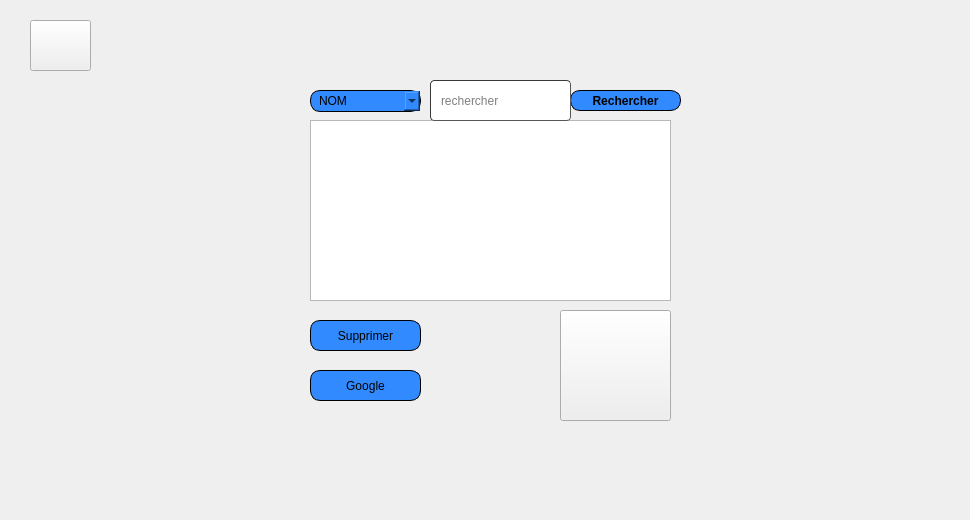
       <widget class="QWidget" name="page_14">
        <widget class="QLabel" name="label_42">
         <property name="geometry">
          <rect>
           <x>0</x>
           <y>10</y>
           <width>961</width>
           <height>501</height>
          </rect>
         </property>
         <property name="text">
          <string/>
         </property>
         <property name="pixmap">
          <pixmap resource="qt.qrc">:/new/prefix1/icons/haya.png</pixmap>
         </property>
        </widget>
        <widget class="QLabel" name="label_43">
         <property name="geometry">
          <rect>
           <x>270</x>
           <y>60</y>
           <width>441</width>
           <height>371</height>
          </rect>
         </property>
         <property name="text">
          <string/>
         </property>
         <property name="pixmap">
          <pixmap resource="qt.qrc">:/new/prefix1/icons/imf.jpg</pixmap>
         </property>
        </widget>
        <widget class="QTableView" name="tableView_c">
         <property name="geometry">
          <rect>
           <x>310</x>
           <y>120</y>
           <width>361</width>
           <height>181</height>
          </rect>
         </property>
         <property name="styleSheet">
          <string notr="true"/>
         </property>
        </widget>
        <widget class="QComboBox" name="tri_c">
         <property name="geometry">
          <rect>
           <x>310</x>
           <y>90</y>
           <width>111</width>
           <height>22</height>
          </rect>
         </property>
         <property name="styleSheet">
          <string notr="true">	border: 1px solid black;
border-radius: 10px;
padding: 0 8px;
background: #318aff;
font: bold, &quot;Arial&quot;;;
text-align:center;
</string>
         </property>
         <item>
          <property name="text">
           <string>NOM</string>
          </property>
         </item>
         <item>
          <property name="text">
           <string>id</string>
          </property>
         </item>
         <item>
          <property name="text">
           <string/>
          </property>
         </item>
        </widget>
        <widget class="QPushButton" name="search_c">
         <property name="geometry">
          <rect>
           <x>570</x>
           <y>90</y>
           <width>111</width>
           <height>21</height>
          </rect>
         </property>
         <property name="font">
          <font>
           <family>Arial</family>
           <pointsize>9</pointsize>
           <weight>75</weight>
           <italic>false</italic>
           <bold>true</bold>
          </font>
         </property>
         <property name="styleSheet">
          <string notr="true">	border: 1px solid black;
border-radius: 10px;
padding: 0 8px;
background: #318aff;
font: bold, &quot;Arial&quot;;;
text-align:center;
</string>
         </property>
         <property name="text">
          <string>Rechercher</string>
         </property>
         <property name="icon">
          <iconset resource="qt.qrc">
           <normaloff>:/new/prefix1/icons/AP.png</normaloff>:/new/prefix1/icons/AP.png</iconset>
         </property>
         <property name="iconSize">
          <size>
           <width>20</width>
           <height>20</height>
          </size>
         </property>
        </widget>
        <widget class="QLineEdit" name="recherche_c">
         <property name="geometry">
          <rect>
           <x>430</x>
           <y>80</y>
           <width>141</width>
           <height>41</height>
          </rect>
         </property>
         <property name="styleSheet">
          <string notr="true">	border-width: 1px; border-radius: 4px;
	border-color: rgb(58, 58, 58);
	border-style: inset;
	padding: 0 8px;


	selection-background-color: rgb(187, 187, 187);
	selection-color: rgb(60, 63, 65);</string>
         </property>
         <property name="placeholderText">
          <string>rechercher</string>
         </property>
        </widget>
        <widget class="QPushButton" name="supprimer_c">
         <property name="geometry">
          <rect>
           <x>310</x>
           <y>320</y>
           <width>111</width>
           <height>31</height>
          </rect>
         </property>
         <property name="styleSheet">
          <string notr="true">		border: 1px solid black;
border-radius: 10px;
padding: 0 8px;
background: #318aff;
font: bold, &quot;Arial&quot;;;
text-align:center;
</string>
         </property>
         <property name="text">
          <string>Supprimer</string>
         </property>
         <property name="icon">
          <iconset resource="qt.qrc">
           <normaloff>:/new/prefix1/icons/PP.png</normaloff>:/new/prefix1/icons/PP.png</iconset>
         </property>
        </widget>
        <widget class="QPushButton" name="ajout_c">
         <property name="enabled">
          <bool>true</bool>
         </property>
         <property name="geometry">
          <rect>
           <x>560</x>
           <y>310</y>
           <width>111</width>
           <height>111</height>
          </rect>
         </property>
         <property name="text">
          <string/>
         </property>
         <property name="icon">
          <iconset resource="projet.qrc">
           <normaloff>:/new/prefix1/icons/icons8_add_user_male_200px.png</normaloff>:/new/prefix1/icons/icons8_add_user_male_200px.png</iconset>
         </property>
         <property name="iconSize">
          <size>
           <width>150</width>
           <height>150</height>
          </size>
         </property>
         <property name="autoDefault">
          <bool>false</bool>
         </property>
        </widget>
        <widget class="QPushButton" name="home_catgories">
         <property name="geometry">
          <rect>
           <x>30</x>
           <y>20</y>
           <width>61</width>
           <height>51</height>
          </rect>
         </property>
         <property name="text">
          <string/>
         </property>
         <property name="icon">
          <iconset resource="projet.qrc">
           <normaloff>:/new/prefix1/icons/icons8_home_48px.png</normaloff>:/new/prefix1/icons/icons8_home_48px.png</iconset>
         </property>
         <property name="iconSize">
          <size>
           <width>1000</width>
           <height>1000</height>
          </size>
         </property>
        </widget>
        <widget class="QPushButton" name="google">
         <property name="geometry">
          <rect>
           <x>310</x>
           <y>370</y>
           <width>111</width>
           <height>31</height>
          </rect>
         </property>
         <property name="styleSheet">
          <string notr="true">		border: 1px solid black;
border-radius: 10px;
padding: 0 8px;
background: #318aff;
font: bold, &quot;Arial&quot;;;
text-align:center;
</string>
         </property>
         <property name="text">
          <string>Google</string>
         </property>
         <property name="icon">
          <iconset resource="qt.qrc">
           <normaloff>:/new/prefix1/icons/arrow.png</normaloff>:/new/prefix1/icons/arrow.png</iconset>
         </property>
        </widget>
       </widget>
